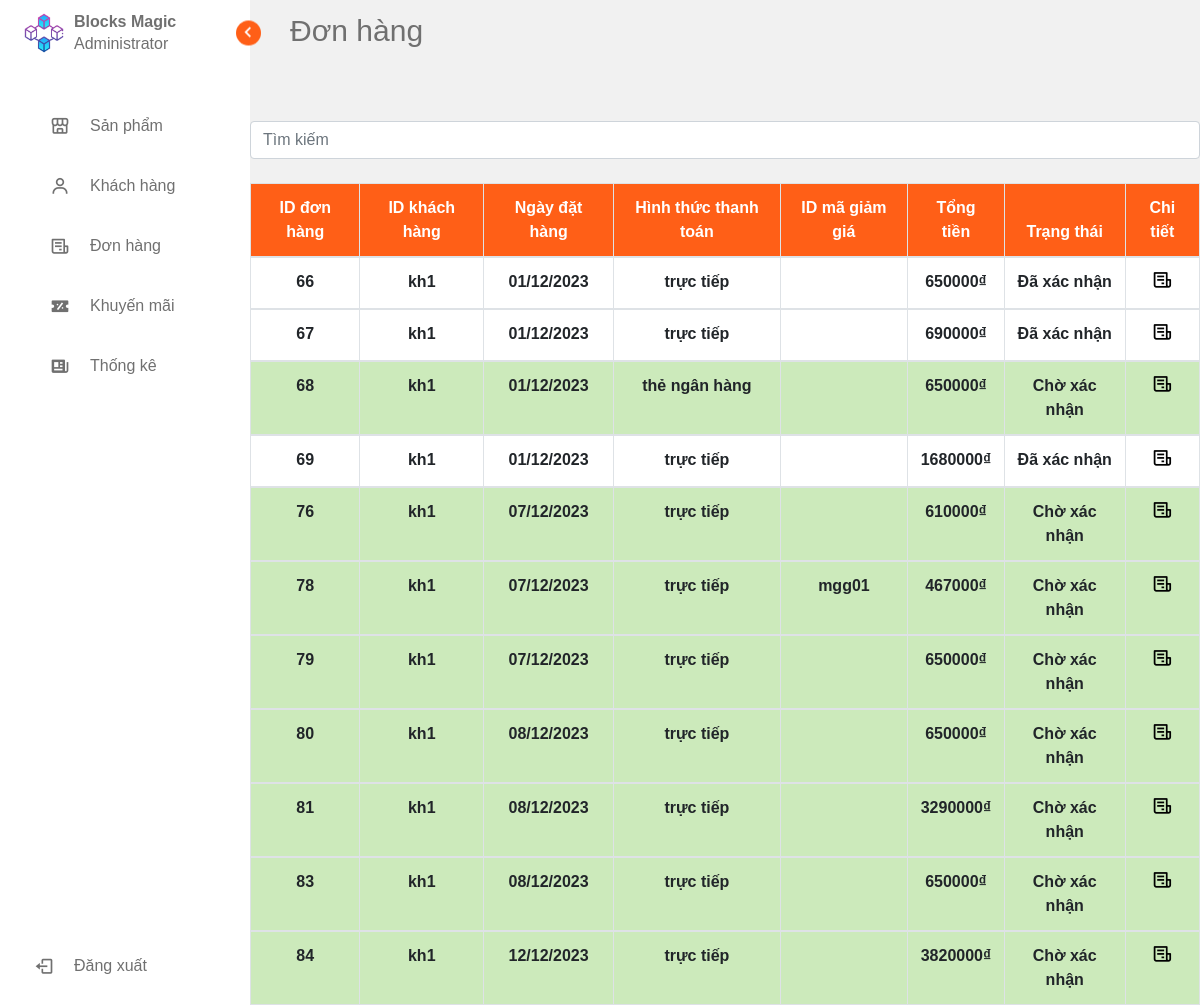
Page /admin_pages1/page/orders/orders_management.php on the committed database.
### tables this page shows
CREATE TABLE `thanhtoan` (
  `thanhtoanid` int(11) NOT NULL,
  `khachhangid` varchar(20) NOT NULL,
  `ngayorder` date NOT NULL DEFAULT current_timestamp(),
  `magiamgiaid` varchar(20) NOT NULL,
  `tongtien` int(20) NOT NULL,
  `hinhthucthanhtoan` varchar(255) NOT NULL,
  `tienhang` int(11) NOT NULL,
  `phiship` int(11) NOT NULL,
  `trangthai` varchar(200) NOT NULL
);

### admin_pages1/menu/order_section.php (the view, shortened to what this page needs)
<!DOCTYPE html>
<html lang="en">
<head>
    <link rel="stylesheet" href="https://cdn.jsdelivr.net/npm/bootstrap@4.6.2/dist/css/bootstrap.min.css">
</head>
<body>
    <?php
    $sql_lietke_danhmuc_dh = "SELECT thanhtoanid,khachhangid,DATE_FORMAT(ngayorder, '%d/%m/%Y') AS ngayorder,hinhthucthanhtoan,magiamgiaid,tongtien,trangthai
                        FROM thanhtoan tt";
    $query_lietke_danhmuc_dh = $mysqli->query($sql_lietke_danhmuc_dh);
    ?>
    <section class="home home-hnm" id="order-section">
        <div class="text text-hnm">Đơn hàng</div>
        <div class="order_list_container">
            <input class="form-control mb-4" id="tableSearch" type="text" placeholder="Tìm kiếm">
            <table class="table table-bordered table-striped product_list order_list" border="1" style="border-collapse:collapse;width:100%">
                <thead>
                    <th>ID đơn hàng</th>
                    <th>ID khách hàng</th>
                    <th>Ngày đặt hàng</th>
                    <th>Hình thức thanh toán</th>
                    <th>ID mã giảm giá</th>
                    <th>Tổng tiền</th>
                    <th>Trạng thái</th>
                    <th>Chi tiết</th>
                </thead>
                <?php
                while ($row = mysqli_fetch_array($query_lietke_danhmuc_dh)) {
                    $trangthai = $row['trangthai'];
                    $trangthaiStyle = 'background-color: white';
                    if ($trangthai == "Đã xác nhận") {
                        $trangthaiStyle = "background-color: white";
                    } else if ($trangthai == "Chờ xác nhận") {
                        $trangthaiStyle = "background-color: #CCEABB";
                    }
                ?>
                    <tbody id="myTable">
                        <tr style="<?php echo $trangthaiStyle; ?>">
                            <td id="id_order_list_idorder" name="id_order_list_idorder"> <?php echo $row['thanhtoanid']; ?> </td>
                            <td id="id_order_list_idcustomer" name="id_order_list_idcustomer"> <?php echo $row['khachhangid']; ?> </td>
                            <td id="id_order_list_orderdate" name="id_order_list_orderdate"> <?php echo $row['ngayorder']; ?> </td>
                            <td id="id_order_list_purchasetype" name="id_order_list_purchasetype"> <?php echo $row['hinhthucthanhtoan']; ?> </td>
                            <td id="id_order_list_idpromotion" name="id_order_list_idpromotion"> <?php echo $row['magiamgiaid']; ?> </td>
                            <td id="id_order_list_tongtien" name="id_order_list_tongtien"> <?php echo $row['tongtien']; ?>₫</td>
                            <td id="id_order_list_trangthai" name="id_order_list_trangthai"> <?php echo $row['trangthai']; ?></td>
                            <td><a href="order_detail.php?thanhtoanid=<?php echo $row['thanhtoanid']; ?>"><i class='bx bx-receipt'></i></a></td>
                        </tr>
                    <?php
                }
                    ?>
                    </tbody>
            </table>
        </div>
    </section>
</body>
</html>

### admin_pages1/page/dashboard/admin_dashboard.css (style rules this page uses)
* { font-family: Arial, Helvetica, sans-serif; margin: 0; padding: 0; box-sizing: border-box; }
:root { --body-color: #f1f1f1; --sidebar-color: #fff; --primary-color: #ff5f17; --primary-color-light: #f6f5ff; --toggle-color: #ddd; --text-color: #707070; --tran-02: all 0.2s ease; --tran-03: all 0.3s ease; --tran-04: all 0.4s ease; --tran-05: all 0.5s ease; }
body { height: 100vh; background: var(--body-color); transition: var(--tran-05); }
.home-hnm { position: relative; left: 250px; height: 100vh; width: calc(100% - 250px); background: var(--body-color); transition: var(--tran-05); }
.home-hnm .text-hnm { font-size: 30px; font-weight: 500; color: var(--text-color); padding: 8px 40px; caret-color: transparent; }

### admin_pages1/menu/order_section.php (style rules this page uses)
.order_list_container { margin-top: 60px; }
.order_list { text-align: center; }
.order_list tr th { color: white; }
.order_list tr td { font-weight: bold; }
.order_list th { background-color: #ff5f17; }
.bx-receipt { font-size: 1.3em; color: black; }

### rows in the picture
thanhtoan: thanhtoanid "66", khachhangid "kh1", ngayorder "01/12/2023", hinhthucthanhtoan "trực tiếp", tongtien "650000", trangthai "Đã xác nhận"
thanhtoan: thanhtoanid "67", khachhangid "kh1", ngayorder "01/12/2023", hinhthucthanhtoan "trực tiếp", tongtien "690000", trangthai "Đã xác nhận"
thanhtoan: thanhtoanid "68", khachhangid "kh1", ngayorder "01/12/2023", hinhthucthanhtoan "thẻ ngân hàng", tongtien "650000", trangthai "Chờ xác nhận"
thanhtoan: thanhtoanid "69", khachhangid "kh1", ngayorder "01/12/2023", hinhthucthanhtoan "trực tiếp", tongtien "1680000", trangthai "Đã xác nhận"
thanhtoan: thanhtoanid "76", khachhangid "kh1", ngayorder "07/12/2023", hinhthucthanhtoan "trực tiếp", tongtien "610000", trangthai "Chờ xác nhận"
thanhtoan: thanhtoanid "78", khachhangid "kh1", ngayorder "07/12/2023", hinhthucthanhtoan "trực tiếp", magiamgiaid "mgg01", tongtien "467000", trangthai "Chờ xác nhận"
thanhtoan: thanhtoanid "79", khachhangid "kh1", ngayorder "07/12/2023", hinhthucthanhtoan "trực tiếp", tongtien "650000", trangthai "Chờ xác nhận"
thanhtoan: thanhtoanid "80", khachhangid "kh1", ngayorder "08/12/2023", hinhthucthanhtoan "trực tiếp", tongtien "650000", trangthai "Chờ xác nhận"
thanhtoan: thanhtoanid "81", khachhangid "kh1", ngayorder "08/12/2023", hinhthucthanhtoan "trực tiếp", tongtien "3290000", trangthai "Chờ xác nhận"
thanhtoan: thanhtoanid "83", khachhangid "kh1", ngayorder "08/12/2023", hinhthucthanhtoan "trực tiếp", tongtien "650000", trangthai "Chờ xác nhận"
thanhtoan: thanhtoanid "84", khachhangid "kh1", ngayorder "12/12/2023", hinhthucthanhtoan "trực tiếp", tongtien "3820000", trangthai "Chờ xác nhận"
